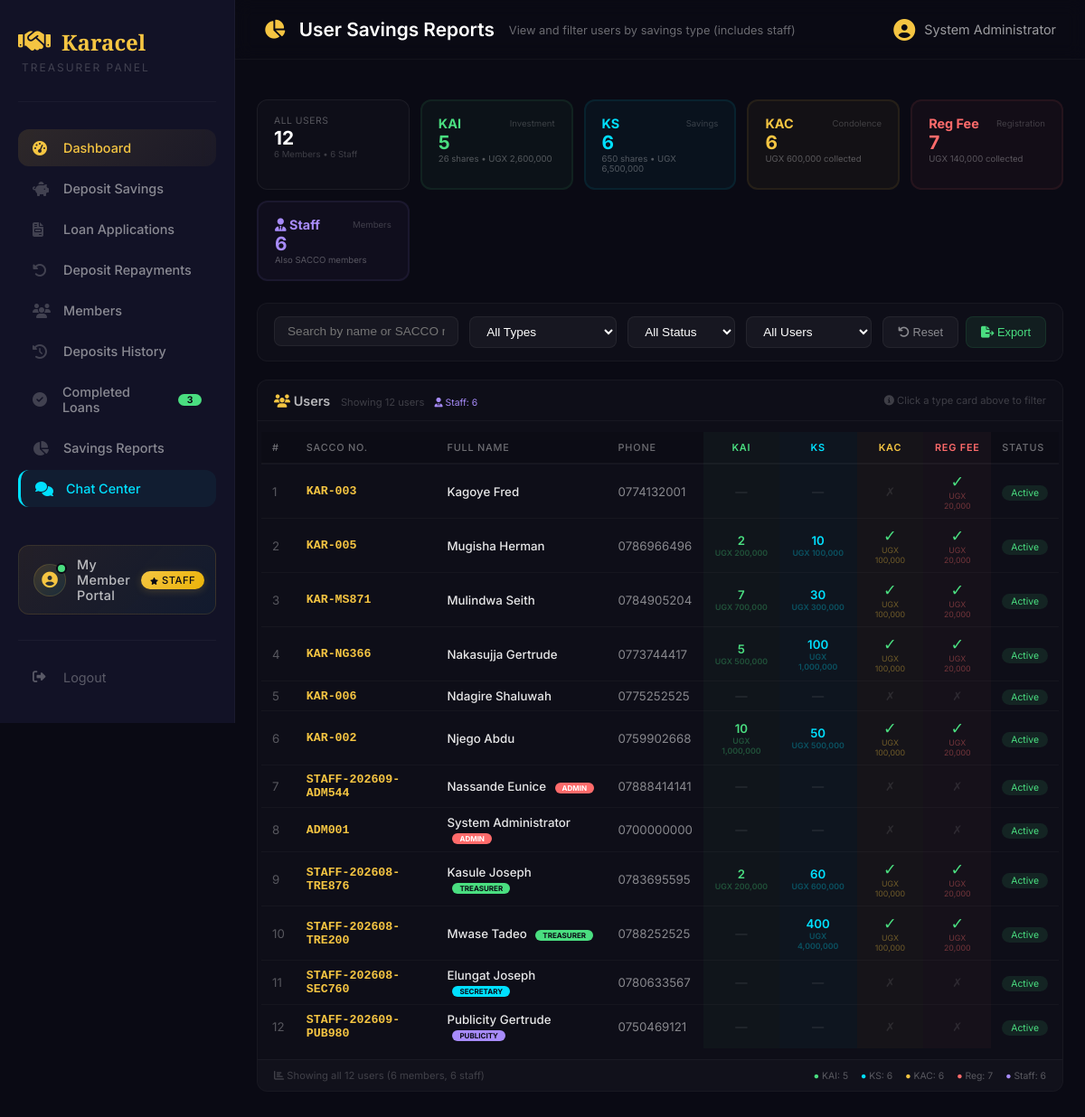
The app's page /treasurer/savings-reports (signed in), older data.
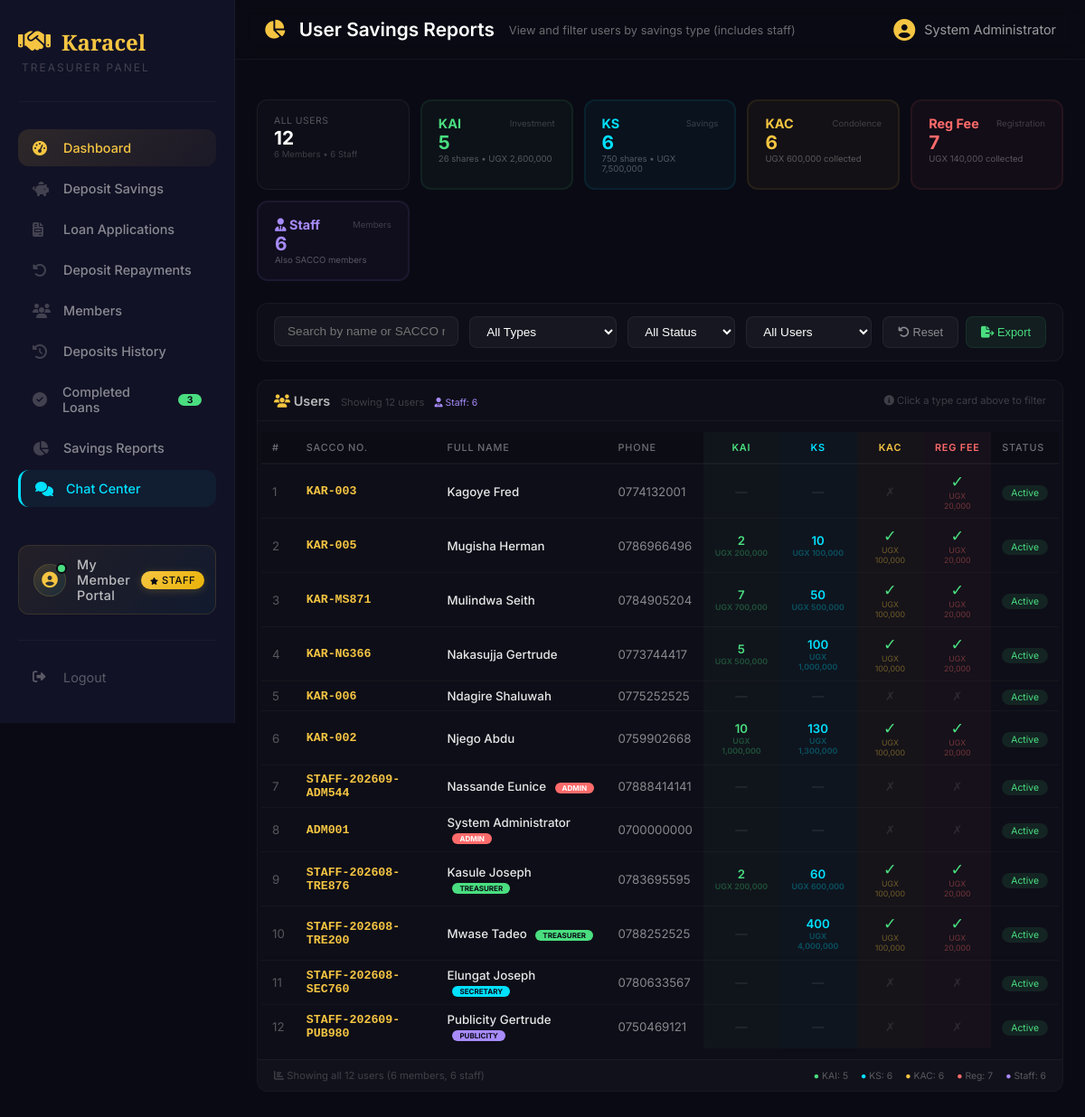
The same page, newer data.
### tables this page shows
CREATE TABLE users (
        id INTEGER PRIMARY KEY AUTOINCREMENT,
        full_name TEXT NOT NULL,
        gender TEXT,
        dob TEXT,
        sacco_number TEXT UNIQUE NOT NULL,
        email TEXT,
        phone TEXT,
        address TEXT,
        password TEXT NOT NULL,
        role TEXT DEFAULT 'member',
        status TEXT DEFAULT 'active',
        savings_balance REAL DEFAULT 0,
        next_of_kin_name TEXT,
        relationship TEXT,
        next_of_kin_phone TEXT,
        registration_date TIMESTAMP DEFAULT CURRENT_TIMESTAMP
    , kai_shares INTEGER DEFAULT 0, ks_shares INTEGER DEFAULT 0, kac_paid INTEGER DEFAULT 0, kac_paid_date TEXT, registration_fee_paid INTEGER DEFAULT 0, registration_fee_paid_date TEXT);

### app.py (the view)
@app.route("/treasurer/savings-reports")
def treasurer_savings_reports():
    if session.get("role") not in ["treasurer", "admin", "secretary", "chairperson"]:
        flash('Access denied', 'danger')
        return redirect("/login")
    db = get_db()
    db.row_factory = sqlite3.Row
    try:
        members = db.execute("""
            SELECT
                id,
                full_name,
                sacco_number,
                phone,
                email,
                status,
                role,
                savings_balance,
                kai_shares,
                ks_shares,
                kac_paid,
                registration_fee_paid,
                registration_date
            FROM users
            WHERE status = 'active'
            AND LOWER(role) IN ('member', 'admin', 'chairperson', 'treasurer', 'secretary', 'publicity')
            ORDER BY
                CASE
                    WHEN LOWER(role) = 'member' THEN 1
                    WHEN LOWER(role) = 'admin' THEN 2
                    WHEN LOWER(role) = 'chairperson' THEN 3
                    WHEN LOWER(role) = 'treasurer' THEN 4
                    WHEN LOWER(role) = 'secretary' THEN 5
                    WHEN LOWER(role) = 'publicity' THEN 6
                END,
                full_name ASC
        """).fetchall()
        total_members = len(members)
        total_regular_members = 0
        total_staff_members = 0
        kai_total = 0
        ks_total = 0
        kac_total = 0
        registration_fees_total = 0
        kai_members = 0
        ks_members = 0
        kac_members = 0
        registration_fees_count = 0
        kai_shares = 0
        ks_shares = 0
        settings = db.execute("SELECT * FROM system_settings LIMIT 1").fetchone()
        if settings:
            kai_share_price = settings['kai_share_price'] or 100000
            ks_share_price = settings['ks_share_price'] or 10000
            kac_annual_fee = settings['kac_annual_fee'] or 100000
            registration_fee = settings['registration_fee'] or 20000
        else:
            kai_share_price = 100000
            ks_share_price = 10000
            kac_annual_fee = 100000
            registration_fee = 20000
        for member in members:
            member_dict = dict(member)
            if member_dict.get('role') == 'member':
                total_regular_members += 1
            else:
                total_staff_members += 1
            if member_dict.get('kai_shares'):
                shares = member_dict['kai_shares']
                kai_shares += shares
                kai_total += shares * kai_share_price
                kai_members += 1
            if member_dict.get('ks_shares'):
                shares = member_dict['ks_shares']
                ks_shares += shares
                ks_total += shares * ks_share_price
                ks_members += 1
            if member_dict.get('kac_paid'):
                kac_total += kac_annual_fee
                kac_members += 1
            if member_dict.get('registration_fee_paid'):
                registration_fees_total += registration_fee
                registration_fees_count += 1
        db.close()
        print("=" * 60)
        print("📊 SAVINGS REPORTS - INCLUDING STAFF")
        print(f"📊 Total Users: {total_members}")
        print(f"📊 Regular Members: {total_regular_members}")
        print(f"📊 Staff Members: {total_staff_members}")
        print(f"📊 KAI Members: {kai_members}")
        print(f"📊 KS Members: {ks_members}")
        print(f"📊 KAC Members: {kac_members}")
        print("=" * 60)
        return render_template(
            "treasurer/savings-reports.html",
            members=members,
            total_members=total_members,
            total_regular_members=total_regular_members,
            total_staff_members=total_staff_members,
            kai_total=kai_total,
            ks_total=ks_total,
            kac_total=kac_total,
            registration_fees_total=registration_fees_total,
            kai_members=kai_members,
            ks_members=ks_members,
            kac_members=kac_members,
            registration_fees_count=registration_fees_count,
            kai_shares=kai_shares,
            ks_shares=ks_shares
        )
    except Exception as e:
        db.close()
        print(f"❌ Error: {str(e)}")
        import traceback
        traceback.print_exc()
        flash(f'Error: {str(e)}', 'danger')
        return redirect(url_for('treasurer_dashboard'))

### app.py (called while the page is built)
def get_db():
    conn = sqlite3.connect("sacco.db")
    conn.row_factory = sqlite3.Row
    return conn

@app.context_processor
def inject_globals():
    from datetime import datetime
    completed_loans = 0
    try:
        if 'user_id' in session:
            role = session.get('role', '')
            if role in ['treasurer', 'admin', 'chairperson']:
                db = get_db()
                completed_loans = db.execute("SELECT COUNT(*) FROM loans WHERE status = 'completed'").fetchone()[0]
                db.close()
    except Exception as e:
        print(f"Error getting completed_loans: {e}")
    return {
        'now': datetime.now(),
        'completed_loans': completed_loans
    }

### templates/treasurer/savings-reports.html (shortened to what the changed rows need)
{% extends "treasurer/treasurer-base.html" %}
{% block content %}
<div class="app-bar">
    <div class="app-bar-left">
        <h2 id="appBarTitle"><i class="fas fa-chart-pie"></i> User Savings Reports</h2>
    </div>
</div>
<div style="padding: 20px 24px 40px; max-width: 1400px; margin: 0 auto;">
    <div style="display: grid; grid-template-columns: repeat(auto-fit, minmax(160px, 1fr)); gap: 12px; margin-bottom: 24px;">
        <div class="stat-card-filter" id="statKS" onclick="filterByType('KS')"
             style="background: rgba(0,224,255,0.04); border: 2px solid rgba(0,224,255,0.08); border-radius: 12px; padding: 16px 18px; cursor: pointer; transition: all 0.3s;"
             onmouseover="this.style.background='rgba(0,224,255,0.08)'"
             onmouseout="this.style.background='rgba(0,224,255,0.04)'">
            <div style="display: flex; justify-content: space-between; align-items: center;">
                <span style="color: #00e0ff; font-weight: 700; font-size: 0.9rem;">KS</span>
                <span style="color: rgba(255,255,255,0.2); font-size: 0.6rem;">Savings</span>
            </div>
            <div style="font-size: 1.3rem; font-weight: 700; color: #00e0ff;">{{ ks_members|default(0) }}</div>
            <div style="font-size: 0.6rem; color: rgba(255,255,255,0.3);">
                {{ ks_shares|default(0) }} shares • UGX {{ "{:,.0f}".format(ks_total|default(0)) }}
            </div>
        </div>
    </div>
    <div style="background: rgba(255,255,255,0.02); border: 1px solid rgba(255,255,255,0.04); border-radius: 12px; overflow: hidden;">
        <div class="table-wrapper" style="overflow-x: auto; padding: 0 4px;">
            <table class="styled-table" id="membersSavingsTable" style="width:100%; border-collapse: collapse; font-size: 0.8rem;">
                <thead>
                    <tr style="border-bottom: 2px solid rgba(255,255,255,0.04);">
                        <th style="padding: 10px 12px; text-align: left; color: rgba(255,255,255,0.4); font-weight: 500; white-space: nowrap;">#</th>
                        <th style="padding: 10px 12px; text-align: left; color: rgba(255,255,255,0.4); font-weight: 500; white-space: nowrap;">SACCO No.</th>
                        <th style="padding: 10px 12px; text-align: left; color: rgba(255,255,255,0.4); font-weight: 500; white-space: nowrap;">Full Name</th>
                        <th style="padding: 10px 12px; text-align: left; color: rgba(255,255,255,0.4); font-weight: 500; white-space: nowrap;">Phone</th>
                        <th style="padding: 10px 12px; text-align: center; color: #4ade80; font-weight: 600; white-space: nowrap; background: rgba(74,222,128,0.03);">KAI</th>
                        <th style="padding: 10px 12px; text-align: center; color: #00e0ff; font-weight: 600; white-space: nowrap; background: rgba(0,224,255,0.03);">KS</th>
                        <th style="padding: 10px 12px; text-align: center; color: #f5c542; font-weight: 600; white-space: nowrap; background: rgba(245,197,66,0.03);">KAC</th>
                        <th style="padding: 10px 12px; text-align: center; color: #ff6b6b; font-weight: 600; white-space: nowrap; background: rgba(255,107,107,0.03);">Reg Fee</th>
                        <th style="padding: 10px 12px; text-align: left; color: rgba(255,255,255,0.4); font-weight: 500; white-space: nowrap;">Status</th>
                    </tr>
                </thead>
                <tbody id="membersTableBody">
                    {% if members %}
                        {% for member in members %}
                        <tr data-member-id="{{ member.id }}"
                            data-status="{{ member.status }}"
                            data-role="{{ member.role or 'member' }}"
                            data-kai="{{ member.kai_shares or 0 }}"
                            data-ks="{{ member.ks_shares or 0 }}"
                            data-kac="{{ member.kac_paid or 0 }}"
                            data-reg="{{ member.registration_fee_paid or 0 }}">
                            <td style="padding: 8px 12px; color: rgba(255,255,255,0.3);">{{ loop.index }}</td>
                            <td style="padding: 8px 12px; color: #f5c542; font-family: monospace; font-weight: 600;">{{ member.sacco_number }}</td>
                            <td style="padding: 8px 12px; font-weight: 500; color: rgba(255,255,255,0.9);">
                                {{ member.full_name }}
                            </td>
                            <td style="padding: 8px 12px; color: rgba(255,255,255,0.5);">{{ member.phone or '-' }}</td>
                            <td style="padding: 8px 12px; text-align: center; color: #4ade80; font-weight: 600; background: rgba(74,222,128,0.03);">
                                {% if member.kai_shares and member.kai_shares > 0 %}
                                    {{ member.kai_shares }}
                                    <span style="font-size: 0.55rem; color: rgba(74,222,128,0.3); display: block;">UGX {{ "{:,.0f}".format(member.kai_shares * 100000) }}</span>
                                {% else %}
                                    <span style="color: rgba(255,255,255,0.1);">—</span>
                                {% endif %}
                            </td>
                            <td style="padding: 8px 12px; text-align: center; color: #00e0ff; font-weight: 600; background: rgba(0,224,255,0.03);">
                                {% if member.ks_shares and member.ks_shares > 0 %}
                                    {{ member.ks_shares }}
                                    <span style="font-size: 0.55rem; color: rgba(0,224,255,0.3); display: block;">UGX {{ "{:,.0f}".format(member.ks_shares * 10000) }}</span>
                                {% else %}
                                    <span style="color: rgba(255,255,255,0.1);">—</span>
                                {% endif %}
                            </td>
                            <td style="padding: 8px 12px; text-align: center; color: #f5c542; background: rgba(245,197,66,0.03);">
                                {% if member.kac_paid %}
                                    <span style="color: #4ade80; font-size: 1.1rem;">✓</span>
                                    <span style="font-size: 0.55rem; color: rgba(245,197,66,0.4); display: block;">UGX 100,000</span>
                                {% else %}
                                    <span style="color: rgba(255,255,255,0.1);">✗</span>
                                {% endif %}
                            </td>
                            <td style="padding: 8px 12px; text-align: center; color: #ff6b6b; background: rgba(255,107,107,0.03);">
                                {% if member.registration_fee_paid %}
                                    <span style="color: #4ade80; font-size: 1.1rem;">✓</span>
                                    <span style="font-size: 0.55rem; color: rgba(255,107,107,0.4); display: block;">UGX 20,000</span>
                                {% else %}
                                    <span style="color: rgba(255,255,255,0.1);">✗</span>
                                {% endif %}
                            </td>
                            <td style="padding: 8px 12px;">
                                {% if member.status == 'active' %}
                                    <span style="background: rgba(74,222,128,0.1); color: #4ade80; padding: 2px 10px; border-radius: 12px; font-size: 0.65rem;">Active</span>
                                {% elif member.status == 'inactive' %}
                                    <span style="background: rgba(255,107,107,0.1); color: #ff6b6b; padding: 2px 10px; border-radius: 12px; font-size: 0.65rem;">Inactive</span>
                                {% else %}
                                    <span style="background: rgba(245,197,66,0.1); color: #f5c542; padding: 2px 10px; border-radius: 12px; font-size: 0.65rem;">{{ member.status|title }}</span>
                                {% endif %}
                            </td>
                        </tr>
                        {% endfor %}
                    {% endif %}
                </tbody>
            </table>
        </div>
    </div>
</div>
{% endblock %}

Row changes from the older to the newer data that the page shows:
changed users "KAR-MS871": ks_shares "30" → "50"; member.ks_shares*10000 "300,000" → "500,000"
changed users "KAR-002": ks_shares "50" → "130"; member.ks_shares*10000 "500,000" → "1,300,000"
Text that changed along with them:
{{ ks_shares|default(0) }}: "650" → "750"
{{ "{:,.0f}".format(ks_total|default(0)) }}: "6,500,000" → "7,500,000"
